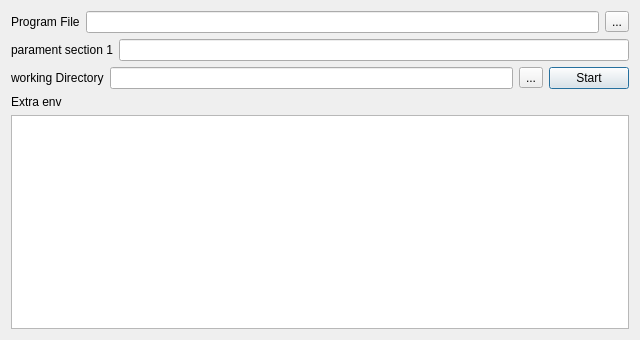
<?xml version="1.0" encoding="UTF-8"?>
<ui version="4.0">
 <class>DlgWrpScript</class>
 <widget class="QDialog" name="DlgWrpScript">
  <property name="geometry">
   <rect>
    <x>0</x>
    <y>0</y>
    <width>640</width>
    <height>340</height>
   </rect>
  </property>
  <property name="windowTitle">
   <string>DlgWrpScript</string>
  </property>
  <layout class="QVBoxLayout" name="verticalLayout">
   <item>
    <layout class="QHBoxLayout" name="horizontalLayout">
     <item>
      <widget class="QLabel" name="label">
       <property name="text">
        <string>Program File</string>
       </property>
      </widget>
     </item>
     <item>
      <widget class="QLineEdit" name="lineEdit_prgPath"/>
     </item>
     <item>
      <widget class="QToolButton" name="toolButton_path">
       <property name="text">
        <string>...</string>
       </property>
      </widget>
     </item>
    </layout>
   </item>
   <item>
    <layout class="QHBoxLayout" name="horizontalLayout_2">
     <item>
      <widget class="QLabel" name="label_2">
       <property name="text">
        <string>parament section 1</string>
       </property>
      </widget>
     </item>
     <item>
      <widget class="QLineEdit" name="lineEdit_parasec"/>
     </item>
    </layout>
   </item>
   <item>
    <layout class="QHBoxLayout" name="horizontalLayout_3">
     <item>
      <widget class="QLabel" name="label_3">
       <property name="text">
        <string>working Directory</string>
       </property>
      </widget>
     </item>
     <item>
      <widget class="QLineEdit" name="lineEdit_workingDir"/>
     </item>
     <item>
      <widget class="QToolButton" name="toolButton_workingDir">
       <property name="text">
        <string>...</string>
       </property>
      </widget>
     </item>
     <item>
      <widget class="QPushButton" name="pushButton_start">
       <property name="text">
        <string>Start</string>
       </property>
      </widget>
     </item>
    </layout>
   </item>
   <item>
    <widget class="QLabel" name="label_4">
     <property name="text">
      <string>Extra env</string>
     </property>
    </widget>
   </item>
   <item>
    <widget class="QPlainTextEdit" name="plainTextEdit_extraEnv"/>
   </item>
  </layout>
 </widget>
 <layoutdefault spacing="6" margin="11"/>
 <resources/>
 <connections/>
</ui>
